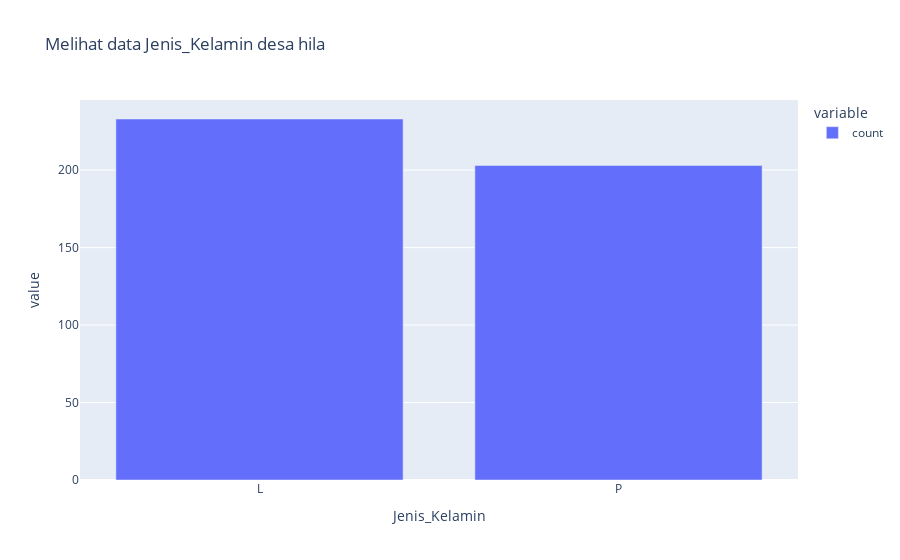

Notebook code for this chart:
### Code cell
fig = px.bar(datagizi_dataset['Jenis_Kelamin'].value_counts(),
             title="Melihat data Jenis_Kelamin desa hila")
fig.show()

### Figure 1 — Plotly figure (JSON) as saved in the notebook; plotly's stock layout.template omitted (floating-point values rounded to 4 significant figures)
{"data": [{"alignmentgroup": "True", "hovertemplate": "variable=count<br>Jenis_Kelamin=%{x}<br>value=%{y}<extra></extra>", "legendgroup": "count", "marker": {"color": "#636efa", "pattern": {"shape": ""}}, "name": "count", "offsetgroup": "count", "orientation": "v", "showlegend": true, "textposition": "auto", "type": "bar", "x": ["L", "P"], "xaxis": "x", "y": [233, 203], "yaxis": "y"}], "layout": {"barmode": "relative", "legend": {"title": {"text": "variable"}, "tracegroupgap": 0}, "title": {"text": "Melihat data Jenis_Kelamin desa hila"}, "xaxis": {"anchor": "y", "domain": [0, 1], "title": {"text": "Jenis_Kelamin"}}, "yaxis": {"anchor": "x", "domain": [0, 1], "title": {"text": "value"}}}}
